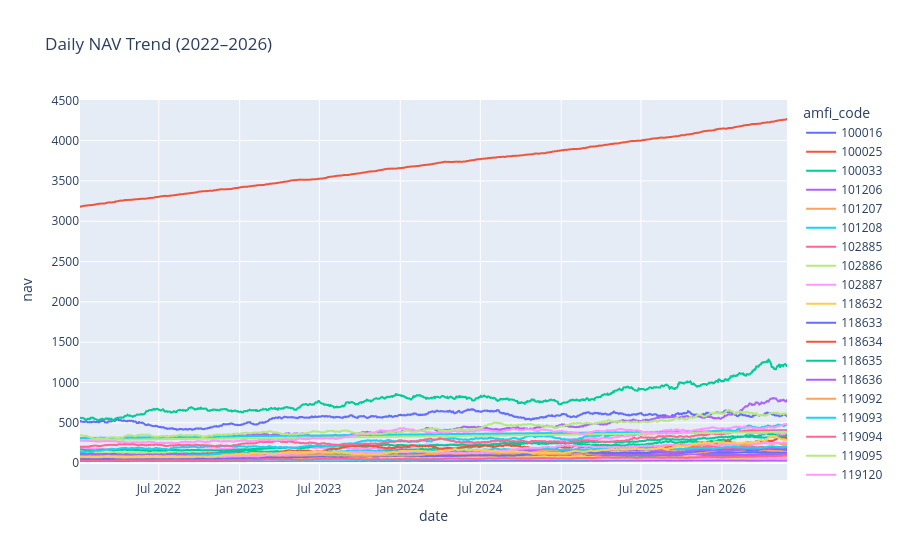

Notebook source saved alongside this figure:
### Code cell
import pandas as pd
import plotly.express as px

# Convert date
nav["date"] = pd.to_datetime(nav["date"])

# Plot NAV trend
fig = px.line(
    nav,
    x="date",
    y="nav",
    color="amfi_code",
    title="Daily NAV Trend (2022–2026)"
)

fig.show()

# Save chart
fig.write_html("../charts/nav_trend.html")

### Figure 1 — Plotly figure (JSON) as saved in the notebook; plotly's stock layout.template omitted (floating-point values rounded to 4 significant figures; data arrays with more than 128 entries replaced by an {"elided": "..."} marker saying what was removed)
{"data": [{"hovertemplate": "amfi_code=100016<br>date=%{x}<br>nav=%{y}<extra></extra>", "legendgroup": "100016", "line": {"color": "#636efa", "dash": "solid"}, "marker": {"symbol": "circle"}, "mode": "lines", "name": "100016", "showlegend": true, "type": "scattergl", "x": {"elided": "1150 str values"}, "xaxis": "x", "y": {"elided": "1150 float values"}, "yaxis": "y"}, {"hovertemplate": "amfi_code=100025<br>date=%{x}<br>nav=%{y}<extra></extra>", "legendgroup": "100025", "line": {"color": "#EF553B", "dash": "solid"}, "marker": {"symbol": "circle"}, "mode": "lines", "name": "100025", "showlegend": true, "type": "scattergl", "x": {"elided": "1150 str values"}, "xaxis": "x", "y": {"elided": "1150 float values"}, "yaxis": "y"}, {"hovertemplate": "amfi_code=100033<br>date=%{x}<br>nav=%{y}<extra></extra>", "legendgroup": "100033", "line": {"color": "#00cc96", "dash": "solid"}, "marker": {"symbol": "circle"}, "mode": "lines", "name": "100033", "showlegend": true, "type": "scattergl", "x": {"elided": "1150 str values"}, "xaxis": "x", "y": {"elided": "1150 float values"}, "yaxis": "y"}, {"hovertemplate": "amfi_code=101206<br>date=%{x}<br>nav=%{y}<extra></extra>", "legendgroup": "101206", "line": {"color": "#ab63fa", "dash": "solid"}, "marker": {"symbol": "circle"}, "mode": "lines", "name": "101206", "showlegend": true, "type": "scattergl", "x": {"elided": "1150 str values"}, "xaxis": "x", "y": {"elided": "1150 float values"}, "yaxis": "y"}, {"hovertemplate": "amfi_code=101207<br>date=%{x}<br>nav=%{y}<extra></extra>", "legendgroup": "101207", "line": {"color": "#FFA15A", "dash": "solid"}, "marker": {"symbol": "circle"}, "mode": "lines", "name": "101207", "showlegend": true, "type": "scattergl", "x": {"elided": "1150 str values"}, "xaxis": "x", "y": {"elided": "1150 float values"}, "yaxis": "y"}, {"hovertemplate": "amfi_code=101208<br>date=%{x}<br>nav=%{y}<extra></extra>", "legendgroup": "101208", "line": {"color": "#19d3f3", "dash": "solid"}, "marker": {"symbol": "circle"}, "mode": "lines", "name": "101208", "showlegend": true, "type": "scattergl", "x": {"elided": "1150 str values"}, "xaxis": "x", "y": {"elided": "1150 float values"}, "yaxis": "y"}, {"hovertemplate": "amfi_code=102885<br>date=%{x}<br>nav=%{y}<extra></extra>", "legendgroup": "102885", "line": {"color": "#FF6692", "dash": "solid"}, "marker": {"symbol": "circle"}, "mode": "lines", "name": "102885", "showlegend": true, "type": "scattergl", "x": {"elided": "1150 str values"}, "xaxis": "x", "y": {"elided": "1150 float values"}, "yaxis": "y"}, {"hovertemplate": "amfi_code=102886<br>date=%{x}<br>nav=%{y}<extra></extra>", "legendgroup": "102886", "line": {"color": "#B6E880", "dash": "solid"}, "marker": {"symbol": "circle"}, "mode": "lines", "name": "102886", "showlegend": true, "type": "scattergl", "x": {"elided": "1150 str values"}, "xaxis": "x", "y": {"elided": "1150 float values"}, "yaxis": "y"}, {"hovertemplate": "amfi_code=102887<br>date=%{x}<br>nav=%{y}<extra></extra>", "legendgroup": "102887", "line": {"color": "#FF97FF", "dash": "solid"}, "marker": {"symbol": "circle"}, "mode": "lines", "name": "102887", "showlegend": true, "type": "scattergl", "x": {"elided": "1150 str values"}, "xaxis": "x", "y": {"elided": "1150 float values"}, "yaxis": "y"}, {"hovertemplate": "amfi_code=118632<br>date=%{x}<br>nav=%{y}<extra></extra>", "legendgroup": "118632", "line": {"color": "#FECB52", "dash": "solid"}, "marker": {"symbol": "circle"}, "mode": "lines", "name": "118632", "showlegend": true, "type": "scattergl", "x": {"elided": "1150 str values"}, "xaxis": "x", "y": {"elided": "1150 float values"}, "yaxis": "y"}, {"hovertemplate": "amfi_code=118633<br>date=%{x}<br>nav=%{y}<extra></extra>", "legendgroup": "118633", "line": {"color": "#636efa", "dash": "solid"}, "marker": {"symbol": "circle"}, "mode": "lines", "name": "118633", "showlegend": true, "type": "scattergl", "x": {"elided": "1150 str values"}, "xaxis": "x", "y": {"elided": "1150 float values"}, "yaxis": "y"}, {"hovertemplate": "amfi_code=118634<br>date=%{x}<br>nav=%{y}<extra></extra>", "legendgroup": "118634", "line": {"color": "#EF553B", "dash": "solid"}, "marker": {"symbol": "circle"}, "mode": "lines", "name": "118634", "showlegend": true, "type": "scattergl", "x": {"elided": "1150 str values"}, "xaxis": "x", "y": {"elided": "1150 float values"}, "yaxis": "y"}, {"hovertemplate": "amfi_code=118635<br>date=%{x}<br>nav=%{y}<extra></extra>", "legendgroup": "118635", "line": {"color": "#00cc96", "dash": "solid"}, "marker": {"symbol": "circle"}, "mode": "lines", "name": "118635", "showlegend": true, "type": "scattergl", "x": {"elided": "1150 str values"}, "xaxis": "x", "y": {"elided": "1150 float values"}, "yaxis": "y"}, {"hovertemplate": "amfi_code=118636<br>date=%{x}<br>nav=%{y}<extra></extra>", "legendgroup": "118636", "line": {"color": "#ab63fa", "dash": "solid"}, "marker": {"symbol": "circle"}, "mode": "lines", "name": "118636", "showlegend": true, "type": "scattergl", "x": {"elided": "1150 str values"}, "xaxis": "x", "y": {"elided": "1150 float values"}, "yaxis": "y"}, {"hovertemplate": "amfi_code=119092<br>date=%{x}<br>nav=%{y}<extra></extra>", "legendgroup": "119092", "line": {"color": "#FFA15A", "dash": "solid"}, "marker": {"symbol": "circle"}, "mode": "lines", "name": "119092", "showlegend": true, "type": "scattergl", "x": {"elided": "1150 str values"}, "xaxis": "x", "y": {"elided": "1150 float values"}, "yaxis": "y"}, {"hovertemplate": "amfi_code=119093<br>date=%{x}<br>nav=%{y}<extra></extra>", "legendgroup": "119093", "line": {"color": "#19d3f3", "dash": "solid"}, "marker": {"symbol": "circle"}, "mode": "lines", "name": "119093", "showlegend": true, "type": "scattergl", "x": {"elided": "1150 str values"}, "xaxis": "x", "y": {"elided": "1150 float values"}, "yaxis": "y"}, {"hovertemplate": "amfi_code=119094<br>date=%{x}<br>nav=%{y}<extra></extra>", "legendgroup": "119094", "line": {"color": "#FF6692", "dash": "solid"}, "marker": {"symbol": "circle"}, "mode": "lines", "name": "119094", "showlegend": true, "type": "scattergl", "x": {"elided": "1150 str values"}, "xaxis": "x", "y": {"elided": "1150 float values"}, "yaxis": "y"}, {"hovertemplate": "amfi_code=119095<br>date=%{x}<br>nav=%{y}<extra></extra>", "legendgroup": "119095", "line": {"color": "#B6E880", "dash": "solid"}, "marker": {"symbol": "circle"}, "mode": "lines", "name": "119095", "showlegend": true, "type": "scattergl", "x": {"elided": "1150 str values"}, "xaxis": "x", "y": {"elided": "1150 float values"}, "yaxis": "y"}, {"hovertemplate": "amfi_code=119120<br>date=%{x}<br>nav=%{y}<extra></extra>", "legendgroup": "119120", "line": {"color": "#FF97FF", "dash": "solid"}, "marker": {"symbol": "circle"}, "mode": "lines", "name": "119120", "showlegend": true, "type": "scattergl", "x": {"elided": "1150 str values"}, "xaxis": "x", "y": {"elided": "1150 float values"}, "yaxis": "y"}, {"hovertemplate": "amfi_code=119551<br>date=%{x}<br>nav=%{y}<extra></extra>", "legendgroup": "119551", "line": {"color": "#FECB52", "dash": "solid"}, "marker": {"symbol": "circle"}, "mode": "lines", "name": "119551", "showlegend": true, "type": "scattergl", "x": {"elided": "1150 str values"}, "xaxis": "x", "y": {"elided": "1150 float values"}, "yaxis": "y"}, {"hovertemplate": "amfi_code=119552<br>date=%{x}<br>nav=%{y}<extra></extra>", "legendgroup": "119552", "line": {"color": "#636efa", "dash": "solid"}, "marker": {"symbol": "circle"}, "mode": "lines", "name": "119552", "showlegend": true, "type": "scattergl", "x": {"elided": "1150 str values"}, "xaxis": "x", "y": {"elided": "1150 float values"}, "yaxis": "y"}, {"hovertemplate": "amfi_code=119598<br>date=%{x}<br>nav=%{y}<extra></extra>", "legendgroup": "119598", "line": {"color": "#EF553B", "dash": "solid"}, "marker": {"symbol": "circle"}, "mode": "lines", "name": "119598", "showlegend": true, "type": "scattergl", "x": {"elided": "1150 str values"}, "xaxis": "x", "y": {"elided": "1150 float values"}, "yaxis": "y"}, {"hovertemplate": "amfi_code=119599<br>date=%{x}<br>nav=%{y}<extra></extra>", "legendgroup": "119599", "line": {"color": "#00cc96", "dash": "solid"}, "marker": {"symbol": "circle"}, "mode": "lines", "name": "119599", "showlegend": true, "type": "scattergl", "x": {"elided": "1150 str values"}, "xaxis": "x", "y": {"elided": "1150 float values"}, "yaxis": "y"}, {"hovertemplate": "amfi_code=120503<br>date=%{x}<br>nav=%{y}<extra></extra>", "legendgroup": "120503", "line": {"color": "#ab63fa", "dash": "solid"}, "marker": {"symbol": "circle"}, "mode": "lines", "name": "120503", "showlegend": true, "type": "scattergl", "x": {"elided": "1150 str values"}, "xaxis": "x", "y": {"elided": "1150 float values"}, "yaxis": "y"}, {"hovertemplate": "amfi_code=120504<br>date=%{x}<br>nav=%{y}<extra></extra>", "legendgroup": "120504", "line": {"color": "#FFA15A", "dash": "solid"}, "marker": {"symbol": "circle"}, "mode": "lines", "name": "120504", "showlegend": true, "type": "scattergl", "x": {"elided": "1150 str values"}, "xaxis": "x", "y": {"elided": "1150 float values"}, "yaxis": "y"}, {"hovertemplate": "amfi_code=120505<br>date=%{x}<br>nav=%{y}<extra></extra>", "legendgroup": "120505", "line": {"color": "#19d3f3", "dash": "solid"}, "marker": {"symbol": "circle"}, "mode": "lines", "name": "120505", "showlegend": true, "type": "scattergl", "x": {"elided": "1150 str values"}, "xaxis": "x", "y": {"elided": "1150 float values"}, "yaxis": "y"}, {"hovertemplate": "amfi_code=120506<br>date=%{x}<br>nav=%{y}<extra></extra>", "legendgroup": "120506", "line": {"color": "#FF6692", "dash": "solid"}, "marker": {"symbol": "circle"}, "mode": "lines", "name": "120506", "showlegend": true, "type": "scattergl", "x": {"elided": "1150 str values"}, "xaxis": "x", "y": {"elided": "1150 float values"}, "yaxis": "y"}, {"hovertemplate": "amfi_code=120507<br>date=%{x}<br>nav=%{y}<extra></extra>", "legendgroup": "120507", "line": {"color": "#B6E880", "dash": "solid"}, "marker": {"symbol": "circle"}, "mode": "lines", "name": "120507", "showlegend": true, "type": "scattergl", "x": {"elided": "1150 str values"}, "xaxis": "x", "y": {"elided": "1150 float values"}, "yaxis": "y"}, {"hovertemplate": "amfi_code=120841<br>date=%{x}<br>nav=%{y}<extra></extra>", "legendgroup": "120841", "line": {"color": "#FF97FF", "dash": "solid"}, "marker": {"symbol": "circle"}, "mode": "lines", "name": "120841", "showlegend": true, "type": "scattergl", "x": {"elided": "1150 str values"}, "xaxis": "x", "y": {"elided": "1150 float values"}, "yaxis": "y"}, {"hovertemplate": "amfi_code=120842<br>date=%{x}<br>nav=%{y}<extra></extra>", "legendgroup": "120842", "line": {"color": "#FECB52", "dash": "solid"}, "marker": {"symbol": "circle"}, "mode": "lines", "name": "120842", "showlegend": true, "type": "scattergl", "x": {"elided": "1150 str values"}, "xaxis": "x", "y": {"elided": "1150 float values"}, "yaxis": "y"}, {"hovertemplate": "amfi_code=120843<br>date=%{x}<br>nav=%{y}<extra></extra>", "legendgroup": "120843", "line": {"color": "#636efa", "dash": "solid"}, "marker": {"symbol": "circle"}, "mode": "lines", "name": "120843", "showlegend": true, "type": "scattergl", "x": {"elided": "1150 str values"}, "xaxis": "x", "y": {"elided": "1150 float values"}, "yaxis": "y"}, {"hovertemplate": "amfi_code=120844<br>date=%{x}<br>nav=%{y}<extra></extra>", "legendgroup": "120844", "line": {"color": "#EF553B", "dash": "solid"}, "marker": {"symbol": "circle"}, "mode": "lines", "name": "120844", "showlegend": true, "type": "scattergl", "x": {"elided": "1150 str values"}, "xaxis": "x", "y": {"elided": "1150 float values"}, "yaxis": "y"}, {"hovertemplate": "amfi_code=125497<br>date=%{x}<br>nav=%{y}<extra></extra>", "legendgroup": "125497", "line": {"color": "#00cc96", "dash": "solid"}, "marker": {"symbol": "circle"}, "mode": "lines", "name": "125497", "showlegend": true, "type": "scattergl", "x": {"elided": "1150 str values"}, "xaxis": "x", "y": {"elided": "1150 float values"}, "yaxis": "y"}, {"hovertemplate": "amfi_code=125498<br>date=%{x}<br>nav=%{y}<extra></extra>", "legendgroup": "125498", "line": {"color": "#ab63fa", "dash": "solid"}, "marker": {"symbol": "circle"}, "mode": "lines", "name": "125498", "showlegend": true, "type": "scattergl", "x": {"elided": "1150 str values"}, "xaxis": "x", "y": {"elided": "1150 float values"}, "yaxis": "y"}, {"hovertemplate": "amfi_code=148567<br>date=%{x}<br>nav=%{y}<extra></extra>", "legendgroup": "148567", "line": {"color": "#FFA15A", "dash": "solid"}, "marker": {"symbol": "circle"}, "mode": "lines", "name": "148567", "showlegend": true, "type": "scattergl", "x": {"elided": "1150 str values"}, "xaxis": "x", "y": {"elided": "1150 float values"}, "yaxis": "y"}, {"hovertemplate": "amfi_code=148568<br>date=%{x}<br>nav=%{y}<extra></extra>", "legendgroup": "148568", "line": {"color": "#19d3f3", "dash": "solid"}, "marker": {"symbol": "circle"}, "mode": "lines", "name": "148568", "showlegend": true, "type": "scattergl", "x": {"elided": "1150 str values"}, "xaxis": "x", "y": {"elided": "1150 float values"}, "yaxis": "y"}, {"hovertemplate": "amfi_code=148569<br>date=%{x}<br>nav=%{y}<extra></extra>", "legendgroup": "148569", "line": {"color": "#FF6692", "dash": "solid"}, "marker": {"symbol": "circle"}, "mode": "lines", "name": "148569", "showlegend": true, "type": "scattergl", "x": {"elided": "1150 str values"}, "xaxis": "x", "y": {"elided": "1150 float values"}, "yaxis": "y"}, {"hovertemplate": "amfi_code=149322<br>date=%{x}<br>nav=%{y}<extra></extra>", "legendgroup": "149322", "line": {"color": "#B6E880", "dash": "solid"}, "marker": {"symbol": "circle"}, "mode": "lines", "name": "149322", "showlegend": true, "type": "scattergl", "x": {"elided": "1150 str values"}, "xaxis": "x", "y": {"elided": "1150 float values"}, "yaxis": "y"}, {"hovertemplate": "amfi_code=149323<br>date=%{x}<br>nav=%{y}<extra></extra>", "legendgroup": "149323", "line": {"color": "#FF97FF", "dash": "solid"}, "marker": {"symbol": "circle"}, "mode": "lines", "name": "149323", "showlegend": true, "type": "scattergl", "x": {"elided": "1150 str values"}, "xaxis": "x", "y": {"elided": "1150 float values"}, "yaxis": "y"}, {"hovertemplate": "amfi_code=149324<br>date=%{x}<br>nav=%{y}<extra></extra>", "legendgroup": "149324", "line": {"color": "#FECB52", "dash": "solid"}, "marker": {"symbol": "circle"}, "mode": "lines", "name": "149324", "showlegend": true, "type": "scattergl", "x": {"elided": "1150 str values"}, "xaxis": "x", "y": {"elided": "1150 float values"}, "yaxis": "y"}], "layout": {"legend": {"title": {"text": "amfi_code"}, "tracegroupgap": 0}, "title": {"text": "Daily NAV Trend (2022–2026)"}, "xaxis": {"anchor": "y", "domain": [0, 1], "title": {"text": "date"}}, "yaxis": {"anchor": "x", "domain": [0, 1], "title": {"text": "nav"}}}}
